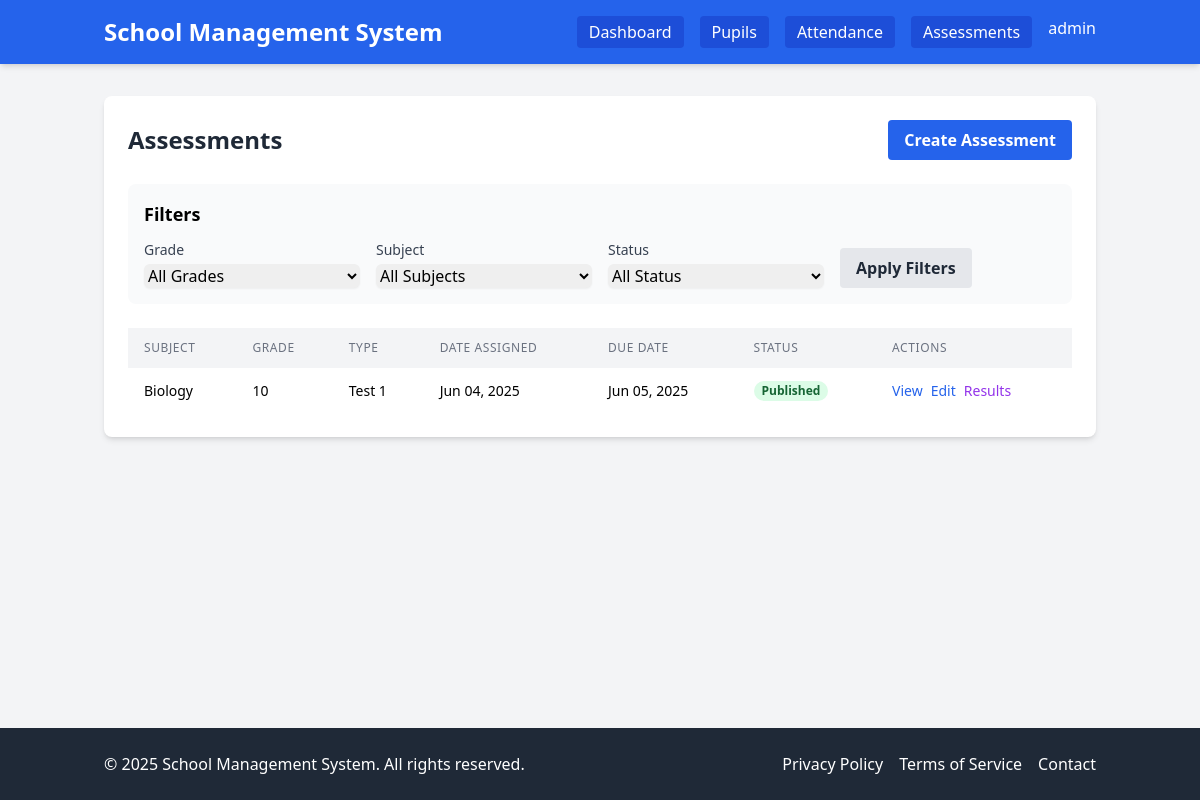
/assessments/ (signed in), run on the app's committed database.
### users/models.py (models this page shows)
class User(AbstractUser):
    class Role(models.TextChoices):
        ADMIN = 'ADMIN', _('Admin')
        TEACHER = 'TEACHER', _('Teacher')
    role = models.CharField(
        max_length=10,
        choices=Role.choices,
        default=Role.TEACHER,
        verbose_name=_('Role'),
        help_text=_('Designates the role and permissions of the user')
    )
    phone_number = models.CharField(max_length=15, blank=True, null=True)
    address = models.TextField(blank=True, null=True)
    profile_picture = models.ImageField(upload_to='profile_pics/', blank=True, null=True)
    def is_admin(self):
        return self.role == self.Role.ADMIN
    def is_teacher(self):
        return self.role == self.Role.TEACHER
    class Meta:
        verbose_name = _('User')
        verbose_name_plural = _('Users')

### assessments/models.py (models this page shows, shortened)
class Assessment(models.Model):
    template = models.ForeignKey(AssessmentTemplate, on_delete=models.CASCADE, related_name='assessments')
    grade_class = models.ForeignKey(Grade, on_delete=models.CASCADE, related_name='assessments')
    date_assigned = models.DateField()
    date_due = models.DateField()
    instructions = models.TextField(blank=True, null=True)
    attachment = models.FileField(upload_to='assessment_attachments/', blank=True, null=True)
    is_published = models.BooleanField(default=False)
    published_at = models.DateTimeField(blank=True, null=True)
    assigned_by = models.ForeignKey(
        settings.AUTH_USER_MODEL,
        on_delete=models.CASCADE,
        related_name='assigned_assessments'
    )
    created_at = models.DateTimeField(auto_now_add=True)
    updated_at = models.DateTimeField(auto_now=True)
    class Meta:
        verbose_name = _('Assessment')
        verbose_name_plural = _('Assessments')
        ordering = ['-date_assigned']

class AssessmentTemplate(models.Model):
    title = models.CharField(max_length=200)
    subject = models.ForeignKey(Subject, on_delete=models.CASCADE, related_name='assessment_templates')
    assessment_type = models.ForeignKey(AssessmentType, on_delete=models.CASCADE, related_name='templates')
    total_points = models.DecimalField(
        max_digits=7,
        decimal_places=2,
        validators=[MinValueValidator(0)]
    )
    description = models.TextField(blank=True, null=True)
    created_by = models.ForeignKey(settings.AUTH_USER_MODEL, on_delete=models.CASCADE, related_name='created_templates')
    created_at = models.DateTimeField(auto_now_add=True)
    updated_at = models.DateTimeField(auto_now=True)
    class Meta:
        verbose_name = _('Assessment Template')
        verbose_name_plural = _('Assessment Templates')
        ordering = ['-created_at']

class Subject(models.Model):
    name = models.CharField(max_length=100, unique=True)
    code = models.CharField(max_length=10, unique=True)
    description = models.TextField(blank=True, null=True)
    class Meta:
        verbose_name = _('Subject')
        verbose_name_plural = _('Subjects')
        ordering = ['name']

class AssessmentType(models.Model):
    name = models.CharField(max_length=100, unique=True)
    description = models.TextField(blank=True, null=True)
    weight = models.DecimalField(
        max_digits=5,
        decimal_places=2,
        validators=[MinValueValidator(0), MaxValueValidator(100)],
        help_text=_('Weight of this assessment type in the final grade calculation (percentage)')
    )
    class Meta:
        verbose_name = _('Assessment Type')
        verbose_name_plural = _('Assessment Types')
        ordering = ['name']

### pupils/models.py (models this page shows, shortened)
class Grade(models.Model):
    name = models.CharField(max_length=50, unique=True)
    description = models.TextField(blank=True, null=True)

### assessments/views.py (the view)
# urls.py: path('assessments/', views.assessment_list, name='assessment_list'),
@login_required
def assessment_list(request):
    assessments = Assessment.objects.filter(assigned_by=request.user).order_by('-date_assigned')
    grade_id = request.GET.get('grade')
    if grade_id:
        assessments = assessments.filter(grade_class_id=grade_id)
    subject_id = request.GET.get('subject')
    if subject_id:
        assessments = assessments.filter(template__subject_id=subject_id)
    status = request.GET.get('status')
    if status == 'published':
        assessments = assessments.filter(is_published=True)
    elif status == 'draft':
        assessments = assessments.filter(is_published=False)
    grades = Grade.objects.all().order_by('name')
    subjects = Subject.objects.all().order_by('name')
    context = {
        'assessments': assessments,
        'grades': grades,
        'subjects': subjects,
        'selected_grade': grade_id,
        'selected_subject': subject_id,
        'selected_status': status,
    }
    return render(request, 'assessments/assessment_list.html', context)

### templates/assessments/assessment_list.html (shortened to what this page needs)
{% extends 'base/base.html' %}
{% block content %}
<div class="bg-white shadow-md rounded-lg p-6">
    <div class="flex justify-between items-center mb-6">
        <h1 class="text-2xl font-bold text-gray-800">Assessments</h1>
        <a href="{% url 'create_assessment' %}" class="bg-blue-600 hover:bg-blue-700 text-white font-bold py-2 px-4 rounded">
            Create Assessment
        </a>
    </div>
    <div class="mb-6 bg-gray-50 p-4 rounded-lg">
        <h2 class="text-lg font-semibold mb-3">Filters</h2>
        <form method="get" class="grid grid-cols-1 md:grid-cols-4 gap-4">
            <div>
                <label for="grade" class="block text-sm font-medium text-gray-700 mb-1">Grade</label>
                <select name="grade" id="grade" class="w-full rounded-md border-gray-300 shadow-sm focus:border-blue-500 focus:ring focus:ring-blue-500 focus:ring-opacity-50">
                    <option value="">All Grades</option>
                </select>
            </div>
            <div>
                <label for="subject" class="block text-sm font-medium text-gray-700 mb-1">Subject</label>
                <select name="subject" id="subject" class="w-full rounded-md border-gray-300 shadow-sm focus:border-blue-500 focus:ring focus:ring-blue-500 focus:ring-opacity-50">
                    <option value="">All Subjects</option>
                </select>
            </div>
            <div>
                <label for="status" class="block text-sm font-medium text-gray-700 mb-1">Status</label>
                <select name="status" id="status" class="w-full rounded-md border-gray-300 shadow-sm focus:border-blue-500 focus:ring focus:ring-blue-500 focus:ring-opacity-50">
                    <option value="">All Status</option>
                </select>
            </div>
            <div class="flex items-end">
                <button type="submit" class="bg-gray-200 hover:bg-gray-300 text-gray-800 font-semibold py-2 px-4 rounded">
                    Apply Filters
                </button>
            </div>
        </form>
    </div>
    {% if assessments %}
        <div class="overflow-x-auto">
            <table class="min-w-full bg-white">
                <thead class="bg-gray-100">
                    <tr>
                        <th class="py-3 px-4 text-left text-xs font-medium text-gray-500 uppercase tracking-wider">Subject</th>
                        <th class="py-3 px-4 text-left text-xs font-medium text-gray-500 uppercase tracking-wider">Grade</th>
                        <th class="py-3 px-4 text-left text-xs font-medium text-gray-500 uppercase tracking-wider">Type</th>
                        <th class="py-3 px-4 text-left text-xs font-medium text-gray-500 uppercase tracking-wider">Date Assigned</th>
                        <th class="py-3 px-4 text-left text-xs font-medium text-gray-500 uppercase tracking-wider">Due Date</th>
                        <th class="py-3 px-4 text-left text-xs font-medium text-gray-500 uppercase tracking-wider">Status</th>
                        <th class="py-3 px-4 text-left text-xs font-medium text-gray-500 uppercase tracking-wider">Actions</th>
                    </tr>
                </thead>
                <tbody class="divide-y divide-gray-200">
                    {% for assessment in assessments %}
                        <tr class="hover:bg-gray-50">
                            <td class="py-3 px-4 text-sm">{{ assessment.template.subject.name }}</td>
                            <td class="py-3 px-4 text-sm">{{ assessment.grade_class.name }}</td>
                            <td class="py-3 px-4 text-sm">{{ assessment.template.assessment_type.name }}</td>
                            <td class="py-3 px-4 text-sm">{{ assessment.date_assigned|date:"M d, Y" }}</td>
                            <td class="py-3 px-4 text-sm">{{ assessment.date_due|date:"M d, Y" }}</td>
                            <td class="py-3 px-4 text-sm">
                                {% if assessment.is_published %}
                                    <span class="px-2 inline-flex text-xs leading-5 font-semibold rounded-full bg-green-100 text-green-800">
                                        Published
                                    </span>
                                {% else %}
                                    <span class="px-2 inline-flex text-xs leading-5 font-semibold rounded-full bg-yellow-100 text-yellow-800">
                                        Draft
                                    </span>
                                {% endif %}
                            </td>
                            <td class="py-3 px-4 text-sm">
                                <div class="flex space-x-2">
                                    <a href="{% url 'assessment_detail' assessment.id %}" class="text-blue-600 hover:text-blue-900">View</a>
                                    <a href="{% url 'edit_assessment' assessment.id %}" class="text-blue-600 hover:text-blue-900">Edit</a>
                                    <a href="{% url 'assessment_results' assessment.id %}" class="text-purple-600 hover:text-purple-900">Results</a>
                                </div>
                            </td>
                        </tr>
                    {% endfor %}
                </tbody>
            </table>
        </div>
    {% endif %}
</div>
{% endblock %}

### templates/base/base.html (shortened to what this page needs)
<!DOCTYPE html>
<html lang="en">
<head>
    <script src="https://cdn.tailwindcss.com"></script>
</head>
<body class="bg-gray-100 min-h-screen flex flex-col">
    <header class="bg-blue-600 text-white shadow-md">
        <div class="container mx-auto px-4 py-4 flex justify-between items-center">
            <a href="{% url 'home' %}" class="text-2xl font-bold">School Management System</a>
            <nav class="hidden md:flex space-x-4">
                {% if user.is_authenticated %}
                    {% if user.is_teacher %}
                        <a href="{% url 'teacher_dashboard' %}" class="bg-blue-700 hover:bg-blue-800 text-white font-medium py-1 px-3 rounded">Dashboard</a>
                        <a href="{% url 'pupil_list' %}" class="bg-blue-700 hover:bg-blue-800 text-white font-medium py-1 px-3 rounded">Pupils</a>
                        <a href="{% url 'attendance_sessions' %}" class="bg-blue-700 hover:bg-blue-800 text-white font-medium py-1 px-3 rounded">Attendance</a>
                        <a href="{% url 'assessment_list' %}" class="bg-blue-700 hover:bg-blue-800 text-white font-medium py-1 px-3 rounded">Assessments</a>
                    {% endif %}
                    <div class="relative group">
                        <button class="hover:text-blue-200">{{ user.get_full_name|default:user.username }}</button>
                    </div>
                {% else %}
                    <a href="{% url 'login' %}" class="bg-blue-700 hover:bg-blue-800 text-white font-medium py-1 px-3 rounded">Login</a>
                {% endif %}
            </nav>
        </div>
    </header>
    <main class="container mx-auto px-4 py-8 flex-grow">
        {% block content %}{% endblock %}
    </main>
    <footer class="bg-gray-800 text-white py-6">
        <div class="container mx-auto px-4">
            <div class="flex flex-col md:flex-row justify-between items-center">
                <div class="mb-4 md:mb-0">
                    <p>&copy; {% now "Y" %} School Management System. All rights reserved.</p>
                </div>
                <div class="flex space-x-4">
                    <a href="#" class="hover:text-blue-300">Privacy Policy</a>
                    <a href="#" class="hover:text-blue-300">Terms of Service</a>
                    <a href="#" class="hover:text-blue-300">Contact</a>
                </div>
            </div>
        </div>
    </footer>
</body>
</html>

### data on the page
User: get_full_name "admin"
Assessment: template.subject.name "Biology", grade_class.name "10", template.assessment_type.name "Test 1", date_assigned "Jun 04, 2025", date_due "Jun 05, 2025", is_published "Published"
